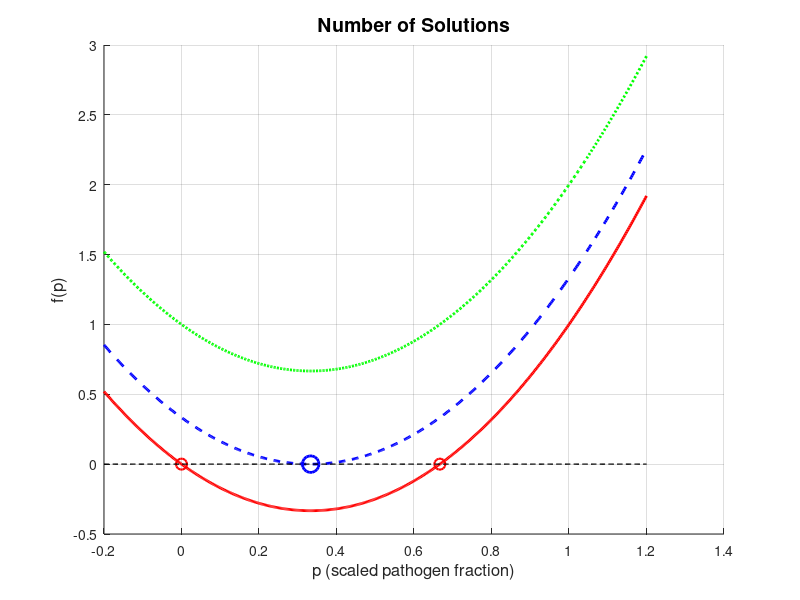

Source code (MATLAB): (Note: this script raises an error after producing the figure.)
% File: findingNumberOfSolutions_simple.m
% shows how different r-values -all else equal- effect the number of
% solutions the system has

% Parameters
b = 1;
m = 3;

%% MULTIPLE R_VALUES
r_vals = [1, 4/3, 2];

% LineSpace
p = linspace(-0.2, 1.2, 500);

% Plot setup
figure('Color','w'); 

%Plot setup
hold on; 
grid on;

% different colors for plot
colors = {'r-','b--','g:'};

% Loop over each r-value
for i = 1:numel(r_vals)
    % Gets r values
    r = r_vals(i);
    % builds a quadratic wheere it roots represent equilibrium points
    f = m*p.^2 + (b-m)*p + (r-b);
    
    % Plot the quadratic
    plot(p, f, colors{i}, 'LineWidth', 2);
    
    % Find and mark real roots in [0,1]
    rp = roots([m, b-m, r-b]);
    % only keeps points that are equal to zero -( *When the imaganary part
    % is zero*) and between 0 and 1
    rp = rp(imag(rp)==0 & rp>=0 & rp<=1);
    %plots the zero points
    plot(rp, zeros(size(rp)), 'o', 'MarkerSize', 8, 'LineWidth', 1.5, 'Color', colors{i}(1));
    
    % plots the cases for when the discriminant equals zero (One Solution) 
    % checks using a numerical thresshold to plot the zero poin
    disc = (b-m)^2 - 4*m*(r-b);
    if abs(disc) < 1e-6
        p_vertex = -(b-m)/(2*m);
        plot(p_vertex, 0, 'o', 'MarkerSize', 12, 'LineWidth', 2,'MarkerEdgeColor', colors{i}(1), 'MarkerFaceColor', 'none');
    end
end

% plot y = 0
plot(p, zeros(size(p)), 'k--', 'LineWidth', 1);

%% Labels
xlabel('p (scaled pathogen fraction)', 'FontSize', 12);
ylabel('f(p)', 'FontSize', 12);
title('Number of Solutions','FontSize', 14);

% Builds legend
labels = [sprintfc('r = %.2f', r_vals), {'zero line'}];
legend(labels{:}, 'Location', 'northwest', 'FontSize', 11);

xlim([-0.1, 1.1]);
ylim([-0.5, 1]);

hold off;








